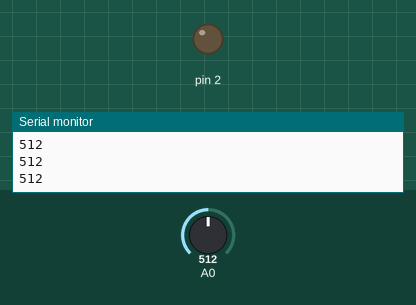
Bench run of a sketch on a simulated Arduino Uno, built with avr-gcc and run on an emulated ATmega328P. Shown: output pins drawn as LEDs (lit = HIGH), the last lines printed to the serial monitor. The test bench sets the inputs (shaded band); at power-on: A0 = 512.

Above: at 1.2 s.
1.3 s: A0 set to 106
2.8 s: A0 set to 92
At 4.0 s:
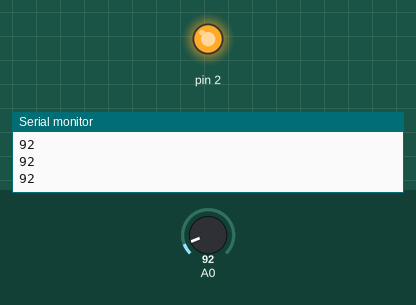
4.3 s: A0 set to 110
At 4.6 s:
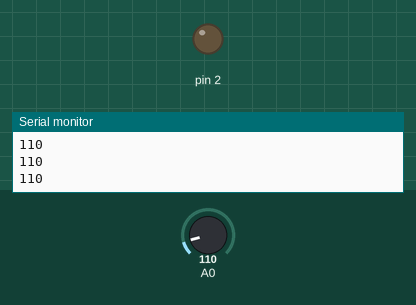
5.8 s: A0 set to 90
At 6.7 s:
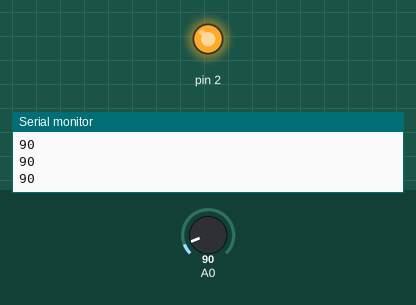
Timing chart, 0 to 8.3 s (numbered marks = the images above; inputs shaded):
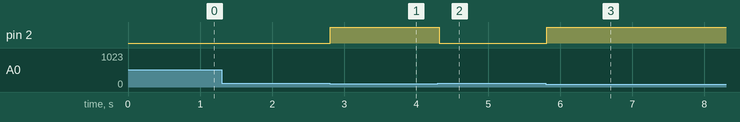

Measured:
- the behaviour switches between 100 and 99 on A0 (found by bisection; images 0 and 1)
- after the input at 2.8 s, pin 2: LOW → HIGH at once
- after the input at 4.3 s, pin 2: HIGH → LOW at once
- after the input at 5.8 s, pin 2: LOW → HIGH at once

The sketch:

Low_Light_LED.ino
```cpp
int ldr;
int state = 0;
void setup()
{
  Serial.begin(9600);
  pinMode(A0, INPUT);
  pinMode(2,OUTPUT);
}

void loop()
{
  ldr = analogRead(A0);
  if(ldr<100 && state==0)
  {
    digitalWrite(2,HIGH);
    state = 1;
  }
  if(ldr>=100 && state==1)
  {
    digitalWrite(2,LOW);
    state = 0;
  }
  Serial.println(ldr);
  delay(25);
}
```
